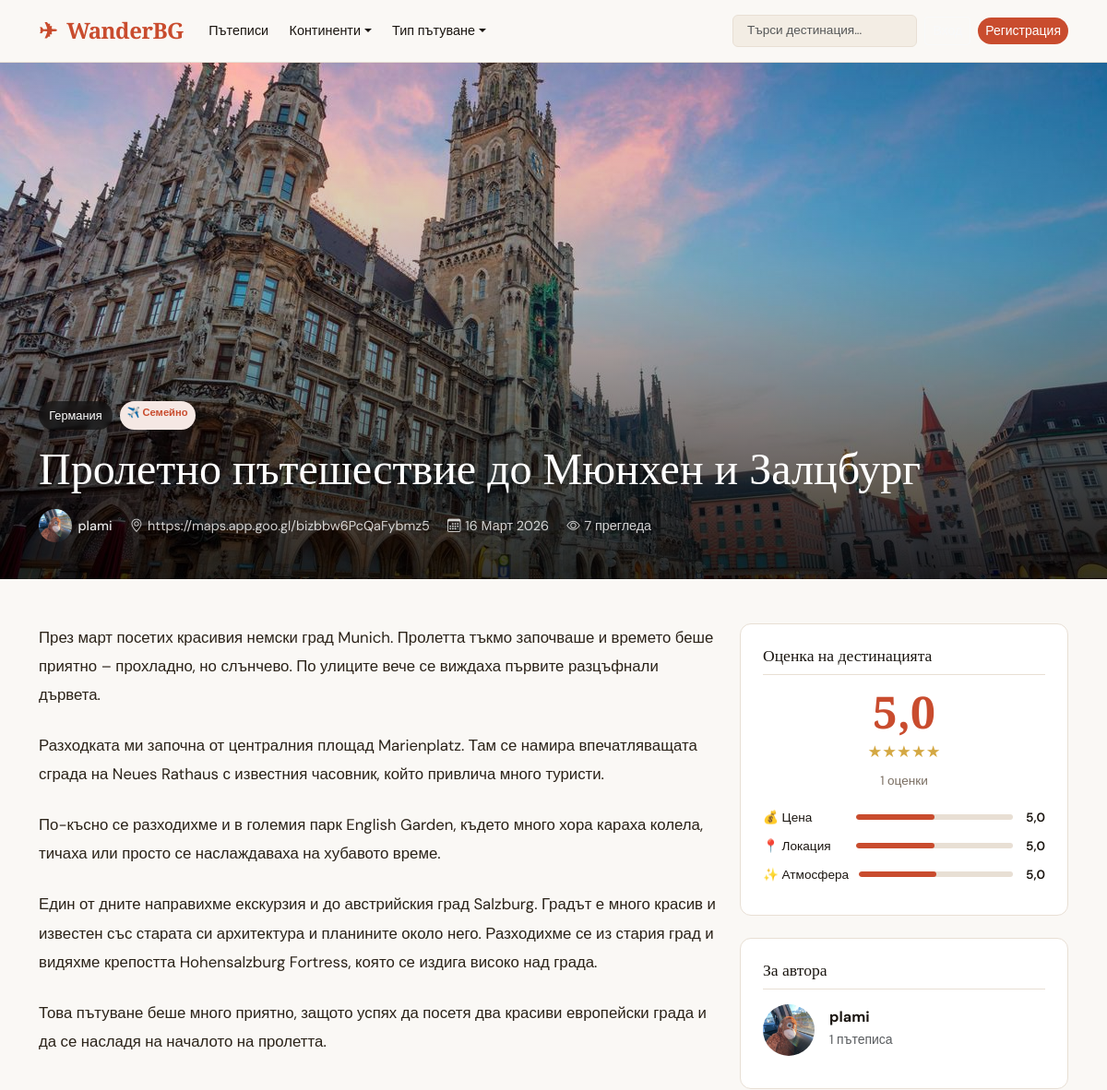
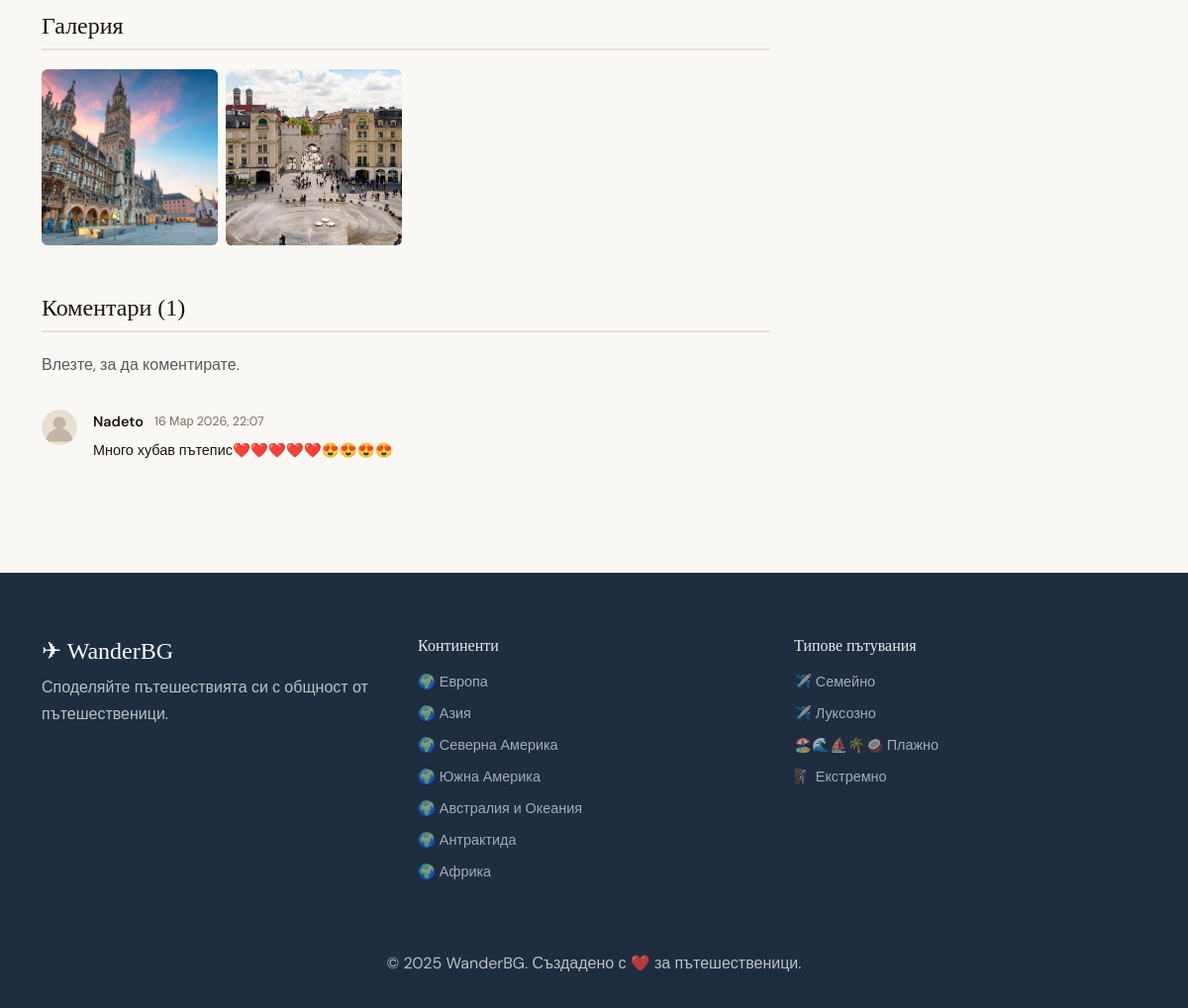
Page /posts/2/ on the committed database (2 pictures, top to bottom).
### posts/models.py (models this page shows, shortened)
class Post(models.Model):
    author = models.ForeignKey(User, on_delete=models.CASCADE)
    title = models.CharField(max_length=200, verbose_name='Заглавие')
    slug = models.SlugField(max_length=200, unique=True, blank=True)
    cover_image = models.ImageField(upload_to='posts/covers/', blank=True, null=True)
    body = models.TextField(verbose_name='Съдържание')
    location_name = models.CharField(max_length=200, verbose_name='Локация')
    country = models.ForeignKey(Country, on_delete=models.SET_NULL, null=True, blank=True, related_name='posts')
    travel_types = models.ManyToManyField(TravelType, blank=True, related_name='posts', verbose_name='Типове пътуване')
    published = models.BooleanField(default=True)
    created_at = models.DateTimeField(auto_now_add=True)
    updated_at = models.DateTimeField(auto_now=True)
    views_count = models.PositiveIntegerField(default=0)
    class Meta:
        ordering = ['-created_at']
        verbose_name = 'Пътепис'
        verbose_name_plural = 'Пътеписи'
    def save(self, *args, **kwargs):
        if not self.slug:
            from django.utils.text import slugify
            import uuid
            self.slug = slugify(self.title) or str(uuid.uuid4())[:8]
        super().save(*args, **kwargs)
    def get_avg_rating(self):
        result = self.ratings.aggregate(
            avg_price=Avg('price'),
            avg_location=Avg('location'),
            avg_atmosphere=Avg('atmosphere'),
        )
        values = [v for v in result.values() if v is not None]
        if not values:
            return None
        return {
            'price': round(result['avg_price'] or 0, 1),
            'location': round(result['avg_location'] or 0, 1),
            'atmosphere': round(result['avg_atmosphere'] or 0, 1),
            'overall': round(sum(values) / len(values), 1),
            'count': self.ratings.count(),
        }

### categories/models.py (models this page shows, shortened)
class Country(models.Model):
    name = models.CharField(max_length=100, verbose_name='Държава')
    slug = models.SlugField(unique=True)
    continent = models.ForeignKey(Continent, on_delete=models.CASCADE, related_name='countries')
    flag = models.CharField(max_length=10, blank=True)
    class Meta:
        verbose_name = 'Държава'
        verbose_name_plural = 'Държави'
        ordering = ['name']

class TravelType(models.Model):
    TRAVEL_TYPES = [
        ('extreme', 'Екстремно'),
        ('family', 'Семейно'),
        ('budget', 'Бюджетно'),
        ('luxury', 'Луксозно'),
        ('adventure', 'Приключенско'),
        ('cultural', 'Културно'),
        ('beach', 'Плажно'),
        ('mountain', 'Планинско'),
    ]
    name = models.CharField(max_length=50, choices=TRAVEL_TYPES, unique=True)
    icon = models.CharField(max_length=50, default='✈️')
    class Meta:
        verbose_name = 'Тип пътуване'
        verbose_name_plural = 'Типове пътувания'
    def __str__(self):
        return self.get_name_display()

class Continent(models.Model):
    name = models.CharField(max_length=100, verbose_name='Континент')
    slug = models.SlugField(unique=True)
    icon = models.CharField(max_length=50, default='🌍')
    class Meta:
        verbose_name = 'Континент'
        verbose_name_plural = 'Континенти'

### accounts/models.py (models this page shows, shortened)
class Profile(models.Model):
    user = models.OneToOneField(User, on_delete=models.CASCADE, related_name='profile')
    bio = models.TextField(blank=True, max_length=500)
    avatar = models.ImageField(upload_to='avatars/', blank=True, null=True)
    website = models.URLField(blank=True)
    location = models.CharField(max_length=100, blank=True)
    joined = models.DateTimeField(auto_now_add=True)
    def get_avatar_url(self):
        if self.avatar:
            return self.avatar.url
        return '/static/images/default_avatar.svg'
    @property
    def posts_count(self):
        return self.user.post_set.filter(published=True).count()

### gallery/models.py (models this page shows, shortened)
class GalleryImage(models.Model):
    post = models.ForeignKey('posts.Post', on_delete=models.CASCADE, related_name='gallery_images')
    image = models.ImageField(upload_to='gallery/')
    caption = models.CharField(max_length=200, blank=True)
    order = models.PositiveIntegerField(default=0)
    class Meta:
        ordering = ['order', 'id']
        verbose_name = 'Снимка в галерия'
        verbose_name_plural = 'Снимки в галерия'

### comments/models.py (models this page shows, shortened)
class Comment(models.Model):
    post = models.ForeignKey('posts.Post', on_delete=models.CASCADE, related_name='comments')
    author = models.ForeignKey(User, on_delete=models.CASCADE, related_name='comments')
    body = models.TextField(verbose_name='Коментар')
    created_at = models.DateTimeField(auto_now_add=True)
    updated_at = models.DateTimeField(auto_now=True)
    class Meta:
        ordering = ['created_at']
        verbose_name = 'Коментар'
        verbose_name_plural = 'Коментари'

### posts/views.py (the view)
# urls.py: path('<int:pk>/', views.post_detail, name='post_detail'),
def post_detail(request, pk):
    post = get_object_or_404(Post, pk=pk, published=True)
    post.views_count += 1
    post.save(update_fields=['views_count'])
    gallery = post.gallery_images.all()
    comments = post.comments.select_related('author__profile').all()
    comment_form = CommentForm()
    rating_form = RatingForm()
    avg_rating = post.get_avg_rating()
    user_rating = None
    if request.user.is_authenticated:
        user_rating = Rating.objects.filter(post=post, user=request.user).first()
        if user_rating:
            rating_form = RatingForm(instance=user_rating)
    return render(request, 'posts/post_detail.html', {
        'post': post,
        'gallery': gallery,
        'comments': comments,
        'comment_form': comment_form,
        'rating_form': rating_form,
        'avg_rating': avg_rating,
        'user_rating': user_rating,
    })

### templates/posts/post_detail.html (shortened to what this page needs)
{% extends 'base.html' %}
{% load static %}
{% block content %}
<article class="post-detail">
    <div class="post-hero">
        {% if post.cover_image %}
        <img src="{{ post.cover_image.url }}" alt="{{ post.title }}" class="post-hero-img">
        {% else %}
        <div class="post-hero-placeholder"></div>
        {% endif %}
        <div class="post-hero-overlay">
            <div class="container">
                <div class="post-meta-top">
                    {% if post.country %}
                    <a href="{% url 'country_posts' post.country.slug %}" class="badge-country">{{ post.country.flag }} {{ post.country.name }}</a>
                    {% endif %}
                    {% for tt in post.travel_types.all %}<span class="badge-type">{{ tt.icon }} {{ tt }}</span>{% endfor %}
                </div>
                <h1 class="post-hero-title">{{ post.title }}</h1>
                <div class="post-hero-meta">
                    <a href="{% url 'profile' post.author.username %}" class="author-link">
                        <img src="{{ post.author.profile.get_avatar_url }}" class="avatar-sm" alt="">
                        {{ post.author.get_full_name|default:post.author.username }}
                    </a>
                    <span><i class="bi bi-geo-alt"></i> {{ post.location_name }}</span>
                    <span><i class="bi bi-calendar3"></i> {{ post.created_at|date:"d F Y" }}</span>
                    <span><i class="bi bi-eye"></i> {{ post.views_count }} прегледа</span>
                </div>
            </div>
        </div>
    </div>
    <div class="container post-layout">
        <div class="row">
            <div class="col-lg-8">
                <div class="post-body">{{ post.body|linebreaks }}</div>
                {% if gallery %}
                <div class="post-gallery mt-5">
                    <h3 class="section-sub-title">Галерия</h3>
                    <div class="gallery-grid">
                        {% for img in gallery %}
                        <div class="gallery-item" data-index="{{ forloop.counter0 }}">
                            <img src="{{ img.image.url }}" alt="{{ img.caption }}" loading="lazy">
                        </div>
                        {% endfor %}
                    </div>
                </div>
                {% endif %}
                <section class="comments-section mt-5">
                    <h3 class="section-sub-title">Коментари ({{ comments.count }})</h3>
                    {% if user.is_authenticated %}
                    <form method="post" action="{% url 'add_comment' post.pk %}" class="comment-form mb-4">
                        {% csrf_token %}
                        {{ comment_form }}
                        <button type="submit" class="btn btn-accent mt-2">Публикувай коментар</button>
                    </form>
                    {% else %}
                    <p class="text-muted"><a href="{% url 'login' %}">Влезте</a>, за да коментирате.</p>
                    {% endif %}
                    <div class="comments-list">
                        {% for comment in comments %}
                        <div class="comment-item">
                            <div class="comment-avatar">
                                <img src="{{ comment.author.profile.get_avatar_url }}" class="avatar-sm" alt="">
                            </div>
                            <div class="comment-content">
                                <div class="comment-header">
                                    <a href="{% url 'profile' comment.author.username %}" class="comment-author">{{ comment.author.get_full_name|default:comment.author.username }}</a>
                                    <span class="comment-date">{{ comment.created_at|date:"d M Y, H:i" }}</span>
                                </div>
                                <p class="comment-body">{{ comment.body }}</p>
                            </div>
                        </div>
                        {% empty %}
                        <p class="text-muted">Все още няма коментари. Бъди първи!</p>
                        {% endfor %}
                    </div>
                </section>
            </div>
            <aside class="col-lg-4">
                <div class="sidebar-card">
                    <h5 class="sidebar-card-title">Оценка на дестинацията</h5>
                    {% if avg_rating %}
                    <div class="rating-display">
                        <div class="rating-overall">{{ avg_rating.overall }}</div>
                        <div class="rating-stars">{% include 'partials/stars.html' with value=avg_rating.overall %}</div>
                        <p class="rating-count">{{ avg_rating.count }} оценки</p>
                    </div>
                    <div class="rating-breakdown">
                        <div class="rb-row"><span>💰 Цена</span><div class="rb-bar"><div class="rb-fill" style="width:{{ avg_rating.price|floatformat:0 }}0%"></div></div><span>{{ avg_rating.price }}</span></div>
                        <div class="rb-row"><span>📍 Локация</span><div class="rb-bar"><div class="rb-fill" style="width:{{ avg_rating.location|floatformat:0 }}0%"></div></div><span>{{ avg_rating.location }}</span></div>
                        <div class="rb-row"><span>✨ Атмосфера</span><div class="rb-bar"><div class="rb-fill" style="width:{{ avg_rating.atmosphere|floatformat:0 }}0%"></div></div><span>{{ avg_rating.atmosphere }}</span></div>
                    </div>
                    {% else %}
                    <p class="text-muted small">Все още няма оценки.</p>
                    {% endif %}
                </div>
                <div class="sidebar-card">
                    <h5 class="sidebar-card-title">За автора</h5>
                    <div class="author-sidebar">
                        <img src="{{ post.author.profile.get_avatar_url }}" class="author-avatar" alt="">
                        <div>
                            <a href="{% url 'profile' post.author.username %}" class="author-name">{{ post.author.get_full_name|default:post.author.username }}</a>
                            <p class="small text-muted">{{ post.author.profile.posts_count }} пътеписа</p>
                        </div>
                    </div>
                </div>
            </aside>
        </div>
    </div>
</article>
{% endblock %}

### templates/base.html (shortened to what this page needs)
<!DOCTYPE html>
<html lang="bg">
<head>
    {% load static %}
    <link href="https://cdn.jsdelivr.net/npm/bootstrap@5.3.0/dist/css/bootstrap.min.css" rel="stylesheet">
    <link href="https://cdn.jsdelivr.net/npm/bootstrap-icons@1.11.0/font/bootstrap-icons.css" rel="stylesheet">
    <link href="{% static 'css/main.css' %}" rel="stylesheet">
</head>
<body>
<nav class="navbar navbar-expand-lg">
    <div class="container">
        <a class="navbar-brand" href="{% url 'home' %}">
            <span class="brand-icon">✈</span> WanderBG
        </a>
        <div class="collapse navbar-collapse" id="navMenu">
            <ul class="navbar-nav me-auto">
                <li class="nav-item"><a class="nav-link" href="{% url 'post_list' %}">Пътеписи</a></li>
                <li class="nav-item dropdown">
                    <a class="nav-link dropdown-toggle" href="#" data-bs-toggle="dropdown">Континенти</a>
                </li>
                <li class="nav-item dropdown">
                    <a class="nav-link dropdown-toggle" href="#" data-bs-toggle="dropdown">Тип пътуване</a>
                </li>
            </ul>
            <div class="navbar-nav ms-auto align-items-center gap-2">
                <form class="d-flex" action="{% url 'post_list' %}" method="get">
                    <input class="form-control search-input" type="search" name="q" placeholder="Търси дестинация..." value="{{ request.GET.q }}">
                </form>
                {% if user.is_authenticated %}
                <a href="{% url 'post_create' %}" class="btn btn-accent btn-sm">+ Нов пътепис</a>
                <div class="dropdown">
                    <a class="nav-link dropdown-toggle user-menu" href="#" data-bs-toggle="dropdown">
                        <img src="{{ user.profile.get_avatar_url }}" class="avatar-sm" alt="">
                        {{ user.username }}
                    </a>
                    <ul class="dropdown-menu dropdown-menu-end">
                        <li><a class="dropdown-item" href="{% url 'profile' user.username %}"><i class="bi bi-person"></i> Профил</a></li>
                        <li><a class="dropdown-item" href="{% url 'edit_profile' %}"><i class="bi bi-gear"></i> Настройки</a></li>
                        <li><hr class="dropdown-divider"></li>
                        <li><a class="dropdown-item" href="{% url 'logout' %}"><i class="bi bi-box-arrow-right"></i> Изход</a></li>
                    </ul>
                </div>
                {% else %}
                <a href="{% url 'login' %}" class="btn btn-outline-light btn-sm">Вход</a>
                <a href="{% url 'register' %}" class="btn btn-accent btn-sm">Регистрация</a>
                {% endif %}
            </div>
        </div>
    </div>
</nav>
<main>
    {% block content %}{% endblock %}
</main>
<footer class="site-footer">
    <div class="container">
        <div class="row">
            <div class="col-md-4">
                <h5 class="footer-brand">✈ WanderBG</h5>
                <p>Споделяйте пътешествията си с общност от пътешественици.</p>
            </div>
            <div class="col-md-4">
                <h6>Континенти</h6>
                <ul class="footer-links">
                    {% for c in continents %}
                    <li><a href="{% url 'continent_posts' c.slug %}">{{ c.icon }} {{ c.name }}</a></li>
                    {% endfor %}
                </ul>
            </div>
            <div class="col-md-4">
                <h6>Типове пътувания</h6>
                <ul class="footer-links">
                    {% for t in travel_types %}
                    <li><a href="{% url 'travel_type_posts' t.name %}">{{ t.icon }} {{ t }}</a></li>
                    {% endfor %}
                </ul>
            </div>
        </div>
        <hr>
        <p class="text-center mb-0">© 2025 WanderBG. Създадено с ❤️ за пътешественици.</p>
    </div>
</footer>
</body>
</html>

### rows in the picture
Post: cover_image (picture), country.name "Германия", title "Пролетно пътешествие до Мюнхен и Залцбург", author.profile.get_avatar_url (picture), author.get_full_name "plami", location_name "https://maps.app.goo.gl/bizbbw6PcQaFybmz5", created_at "16 Март 2026", views_count "7", body "През март посетих красивия немски град Munich. Пролетта тъкмо започваше и времето беше приятно – прохладно, но слънчево. По улиците вече се виждаха първите разцъфнали дървета. Разходката ми започна от централния площад Marienplatz. Там се намира впечатляващата сграда на Neues Rathaus с известния часовник, който привлича много туристи. По-късно се разходихме и в големия парк English Garden, където много хора караха колела, тичаха или просто се наслаждаваха на хубавото време. Един от дните направихме екскурзия и до австрийския град Salzburg. Градът е много красив и известен със старата си архитектура и планините около него. Разходихме се из стария град и видяхме крепостта Hohensalzburg…", author.profile.posts_count "1"
TravelType: icon "✈️", name "Семейно"
GalleryImage: image (picture)
GalleryImage: image (picture)
Comment: author.get_full_name "Nadeto", created_at "16 Мар 2026, 22:07", body "Много хубав пътепис❤️❤️❤️❤️❤️😍😍😍😍"
Continent: icon "🌍", name "Европа"
Continent: icon "🌍", name "Азия"
Continent: icon "🌍", name "Северна Америка"
Continent: icon "🌍", name "Южна Америка"
Continent: icon "🌍", name "Австралия и Океания"
Continent: icon "🌍", name "Антрактида"
Continent: icon "🌍", name "Африка"
TravelType: icon "✈️", name "Луксозно"
TravelType: icon "🏖️🌊⛵🌴🥥", name "Плажно"
TravelType: icon "🧗‍♀️", name "Екстремно"

### other values in the picture
{{ comments.count }} "1"
{{ avg_rating.overall }} "5,0"
{{ avg_rating.count }} "1"
{{ avg_rating.price }} "5,0"
{{ avg_rating.location }} "5,0"
{{ avg_rating.atmosphere }} "5,0"
